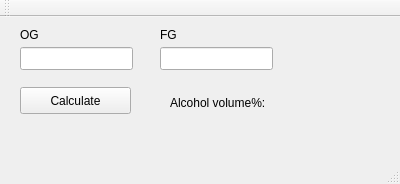
<?xml version="1.0" encoding="UTF-8"?>
<ui version="4.0">
 <class>MainWindow</class>
 <widget class="QMainWindow" name="MainWindow">
  <property name="geometry">
   <rect>
    <x>0</x>
    <y>0</y>
    <width>400</width>
    <height>184</height>
   </rect>
  </property>
  <property name="minimumSize">
   <size>
    <width>0</width>
    <height>184</height>
   </size>
  </property>
  <property name="maximumSize">
   <size>
    <width>400</width>
    <height>184</height>
   </size>
  </property>
  <property name="windowTitle">
   <string>Super Simple OG Calculator</string>
  </property>
  <widget class="QWidget" name="centralWidget">
   <widget class="QLineEdit" name="lineEditOG">
    <property name="geometry">
     <rect>
      <x>20</x>
      <y>30</y>
      <width>113</width>
      <height>23</height>
     </rect>
    </property>
   </widget>
   <widget class="QLineEdit" name="lineEditFG">
    <property name="geometry">
     <rect>
      <x>160</x>
      <y>30</y>
      <width>113</width>
      <height>23</height>
     </rect>
    </property>
   </widget>
   <widget class="QLabel" name="label">
    <property name="geometry">
     <rect>
      <x>170</x>
      <y>70</y>
      <width>211</width>
      <height>31</height>
     </rect>
    </property>
    <property name="text">
     <string>Alcohol volume%:</string>
    </property>
   </widget>
   <widget class="QPushButton" name="pushButton">
    <property name="geometry">
     <rect>
      <x>20</x>
      <y>70</y>
      <width>111</width>
      <height>27</height>
     </rect>
    </property>
    <property name="minimumSize">
     <size>
      <width>111</width>
      <height>0</height>
     </size>
    </property>
    <property name="text">
     <string>Calculate</string>
    </property>
   </widget>
   <widget class="QLabel" name="label_2">
    <property name="geometry">
     <rect>
      <x>20</x>
      <y>10</y>
      <width>61</width>
      <height>15</height>
     </rect>
    </property>
    <property name="text">
     <string>OG</string>
    </property>
   </widget>
   <widget class="QLabel" name="label_3">
    <property name="geometry">
     <rect>
      <x>160</x>
      <y>10</y>
      <width>61</width>
      <height>15</height>
     </rect>
    </property>
    <property name="text">
     <string>FG</string>
    </property>
   </widget>
  </widget>
  <widget class="QToolBar" name="mainToolBar">
   <attribute name="toolBarArea">
    <enum>TopToolBarArea</enum>
   </attribute>
   <attribute name="toolBarBreak">
    <bool>false</bool>
   </attribute>
  </widget>
  <widget class="QStatusBar" name="statusBar"/>
 </widget>
 <layoutdefault spacing="6" margin="11"/>
 <resources/>
 <connections/>
</ui>
